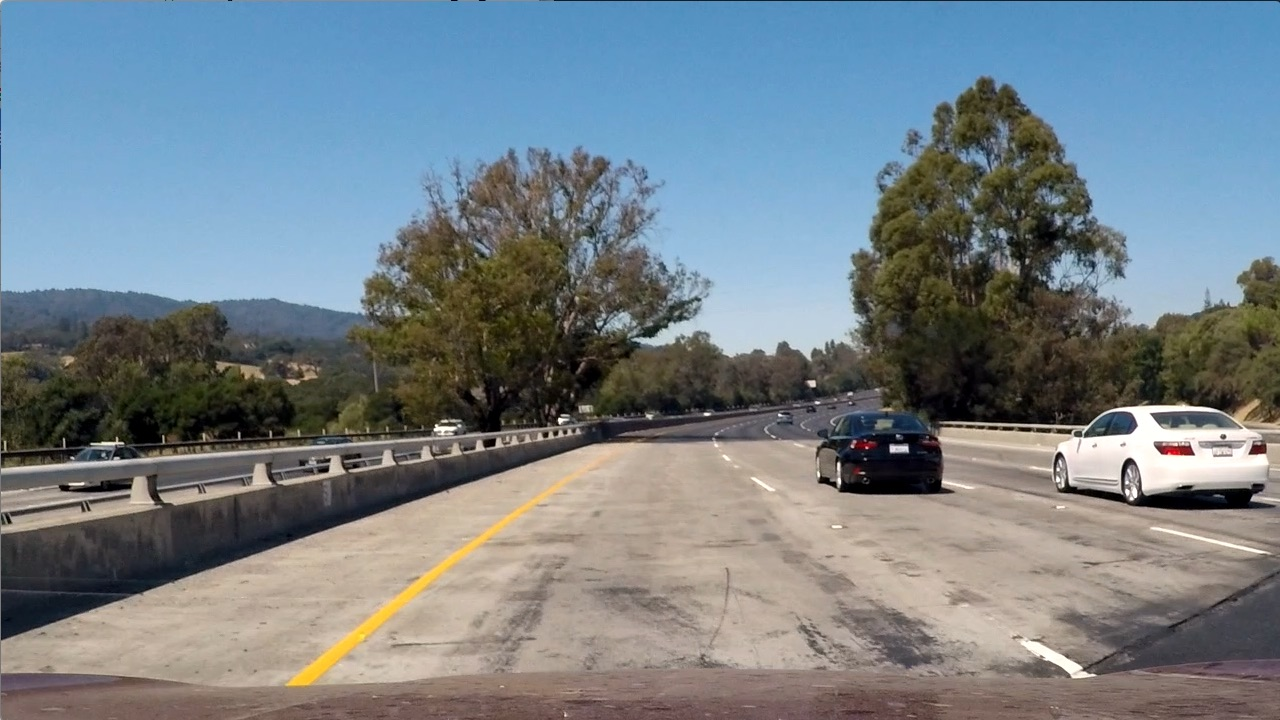
#> input picture test_images/test1.jpg, 1280 x 720 px; its folder holds only this picture in this run
$ jupyter execute --allow-errors 'Vehicle Detection.ipynb'   (shell and % lines are left out)   (older library calls are emulated)
#> lines starting #> are read from the running program, lines starting #| are printed output that depends on the picture
[cell 1]
##Reading the training images for training SVM
import glob
import cv2
import numpy as np
import matplotlib.image as mpimg
from sklearn.utils import shuffle
training_images_car=glob.glob('training-data/vehicles/**/*.png')
training_images_notcar=glob.glob('training-data/non-vehicles/**/*.png')
X_train_image=[]
y=[]
for image in training_images_car:
    image=mpimg.imread(image)
    X_train_image.append(image)
    y.append([1])
for image in training_images_notcar:
    image=mpimg.imread(image)
    X_train_image.append(image)
    y.append([0])
X_train_image=np.array(X_train_image)
y=np.array(y)
X_train_image, y=shuffle(X_train_image, y)

[cell 2]
##Visualizing Random Car and non-car images
import matplotlib.pyplot as plt
f, ax = plt.subplots(2,4)
#> (the rest of this cell did not finish here and is left out)

[cell 3]
##Extracting the HOG features
import numpy as np
import cv2
from skimage.feature import hog
# Define a function to return HOG features and visualization
def get_hog_features(img, orient, pix_per_cell, cell_per_block,
                        vis=False, feature_vec=True):
    # Call with two outputs if vis==True
    if vis == True:
        features, hog_image = hog(img, orientations=orient,
                                  pixels_per_cell=(pix_per_cell, pix_per_cell),
                                  cells_per_block=(cell_per_block, cell_per_block),
                                  transform_sqrt=False,
                                  visualise=vis, feature_vector=feature_vec)
        return features, hog_image
    # Otherwise call with one output
    else:
        features = hog(img, orientations=orient,
                       pixels_per_cell=(pix_per_cell, pix_per_cell),
                       cells_per_block=(cell_per_block, cell_per_block),
                       transform_sqrt=False,
                       visualise=vis, feature_vector=feature_vec)
        return features

#> (a cell that did not finish here is left out)

[cell 5]
# Define a function to extract features from a list of images
# Have this function call bin_spatial() and color_hist()
def extract_features(imgs, color_space='RGB', spatial_size=(32, 32),
                        hist_bins=32, orient=9,
                        pix_per_cell=8, cell_per_block=2, hog_channel=0):
    # Create a list to append feature vectors to
#> called with color_space = 'YUV', spatial_size = (32, 32), hist_bins = 32, orient = 11, pix_per_cell = 16, cell_per_block = 2, hog_channel = 'ALL'
    features = []
    # Iterate through the list of images
    for image in imgs:
        # Read in each one by one
        #image = mpimg.imread(file)
        # apply color conversion if other than 'RGB'
        if color_space != 'RGB':
            if color_space == 'HSV':
                feature_image = cv2.cvtColor(image, cv2.COLOR_RGB2HSV)
            elif color_space == 'LUV':
                feature_image = cv2.cvtColor(image, cv2.COLOR_RGB2LUV)
            elif color_space == 'HLS':
                feature_image = cv2.cvtColor(image, cv2.COLOR_RGB2HLS)
            elif color_space == 'YUV':
                feature_image = cv2.cvtColor(image, cv2.COLOR_RGB2YUV)
            elif color_space == 'YCrCb':
                feature_image = cv2.cvtColor(image, cv2.COLOR_RGB2YCrCb)
        else: feature_image = np.copy(image)
        # Call get_hog_features() with vis=False, feature_vec=True
        if hog_channel == 'ALL':
            hog_features = []
            for channel in range(feature_image.shape[2]):
                hog_features.append(get_hog_features(feature_image[:,:,channel],
                                        orient, pix_per_cell, cell_per_block,
                                        vis=False, feature_vec=True))
            hog_features = np.ravel(hog_features)
        else:
            hog_features = get_hog_features(feature_image[:,:,hog_channel], orient,
                            pix_per_cell, cell_per_block, vis=False, feature_vec=True)
        # Append the new feature vector to the features list
        features.append(hog_features)
#> further down, test_img is the input picture: shape (720, 1280, 3); mean R, G, B 117.5, 128.7, 135.5
    # Return list of feature vectors
    return features

[cell 6]
color_space = 'YUV' # Can be RGB, HSV, LUV, HLS, YUV, YCrCb
orient = 11  # HOG orientations
pix_per_cell = 16 # HOG pixels per cell
cell_per_block = 2 # HOG cells per block
y_start_stop = [None, None] # Min and max in y to search in slide_window()

features = extract_features(list(X_train_image), color_space=color_space,
                        orient=orient, pix_per_cell=pix_per_cell,
                        cell_per_block=cell_per_block, hog_channel='ALL')
features=np.array(features)

[cell 7]
from sklearn.model_selection import train_test_split
#> (the rest of this cell did not finish here and is left out)

[cell 8]
##Training the SVM with default parameters
from sklearn.svm import LinearSVC
svc=LinearSVC()
#> (the rest of this cell did not finish here and is left out)

[cell 9]
def find_cars(img, ystart, ystop, scale, svc, orient, pix_per_cell, cell_per_block):

#> called with ystart = 400, ystop = 656, scale = 1.5, orient = 11, pix_per_cell = 16, cell_per_block = 2
    draw_img = np.copy(img)
    img = img.astype(np.float32)/255

    img_tosearch = img[ystart:ystop,:,:]
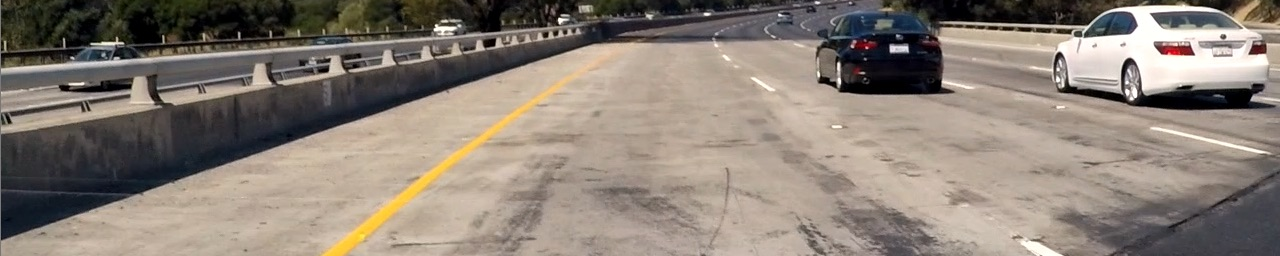
#> img_tosearch: shape (256, 1280, 3) float32; mean of channels 0, 1, 2 0.542, 0.5, 0.462; drawn as R, G, B
    ctrans_tosearch = cv2.cvtColor(img_tosearch, cv2.COLOR_RGB2YUV)
#> ctrans_tosearch: shape (256, 1280, 3) float32; mean of channels 0, 1, 2 0.508, 0.477, 0.529
    if scale != 1:
        imshape = ctrans_tosearch.shape
#> imshape = (256, 1280, 3)
        ctrans_tosearch = cv2.resize(ctrans_tosearch, (np.int(imshape[1]/scale), np.int(imshape[0]/scale)))
#> ctrans_tosearch: shape (170, 853, 3) float32; mean of channels 0, 1, 2 0.508, 0.477, 0.529

    ch1 = ctrans_tosearch[:,:,0]
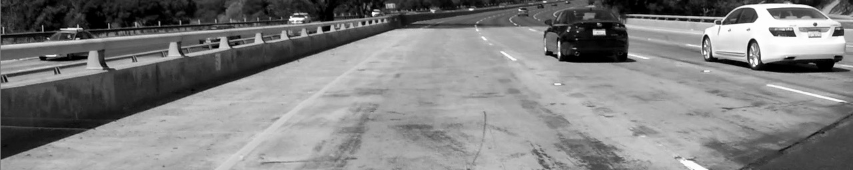
#> ch1: shape (170, 853) float32; min 0, max 1, mean 0.508
    ch2 = ctrans_tosearch[:,:,1]
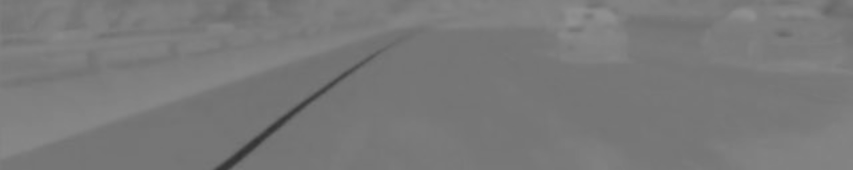
#> ch2: shape (170, 853) float32; min 0.197, max 0.568, mean 0.477
    ch3 = ctrans_tosearch[:,:,2]
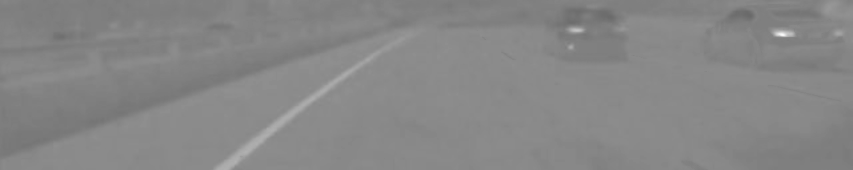
#> ch3: shape (170, 853) float32; min 0.416, max 0.981, mean 0.529

    # Define blocks and steps as above
    nxblocks = (ch1.shape[1] // pix_per_cell) - cell_per_block + 1
#> nxblocks = 52
    nyblocks = (ch1.shape[0] // pix_per_cell) - cell_per_block + 1
#> nyblocks = 9
    nfeat_per_block = orient*cell_per_block**2

    # 64 was the orginal sampling rate, with 8 cells and 8 pix per cell
    window = 64
    nblocks_per_window = (window // pix_per_cell) - cell_per_block + 1
    cells_per_step = 2  # Instead of overlap, define how many cells to step
    nxsteps = (nxblocks - nblocks_per_window) // cells_per_step + 1
#> nxsteps = 25
    nysteps = (nyblocks - nblocks_per_window) // cells_per_step + 1
#> nysteps = 4

    # Compute individual channel HOG features for the entire image
    hog1 = get_hog_features(ch1, orient, pix_per_cell, cell_per_block, feature_vec=False)
    hog2 = get_hog_features(ch2, orient, pix_per_cell, cell_per_block, feature_vec=False)
    hog3 = get_hog_features(ch3, orient, pix_per_cell, cell_per_block, feature_vec=False)
    rectangles=[]
    for xb in range(nxsteps):
        for yb in range(nysteps):
            ypos = yb*cells_per_step
            xpos = xb*cells_per_step
            # Extract HOG for this patch
            hog_feat1 = hog1[ypos:ypos+nblocks_per_window, xpos:xpos+nblocks_per_window].ravel()
            hog_feat2 = hog2[ypos:ypos+nblocks_per_window, xpos:xpos+nblocks_per_window].ravel()
            hog_feat3 = hog3[ypos:ypos+nblocks_per_window, xpos:xpos+nblocks_per_window].ravel()
            hog_features = np.hstack((hog_feat1, hog_feat2, hog_feat3))
            #print(hog_features.reshape(1,-1).shape)
            xleft = xpos*pix_per_cell
            ytop = ypos*pix_per_cell
            # Scale features and make a prediction
            hog_features=hog_features.reshape(1,-1)
            #test_features = scaler.transform(hog_features)
            #test_features = scaler.transform(np.hstack((shape_feat, hist_feat)).reshape(1, -1))
            test_prediction = svc.predict(hog_features)

            if test_prediction == 1:
                xbox_left = np.int(xleft*scale)
                ytop_draw = np.int(ytop*scale)
                win_draw = np.int(window*scale)
                rectangles.append(((xbox_left, ytop_draw+ystart),(xbox_left+win_draw,ytop_draw+win_draw+ystart)))
#> after the loop, rectangles = []
    return rectangles

[cell 10]
# [7 lines left out: function draw_boxes, not called in this run]

[cell 11]
##Undistortion on a test image
images = glob.glob('test_images/test*.jpg')
#> (the rest of this cell did not finish here and is left out)

$ run again, on test_images/test5.jpg
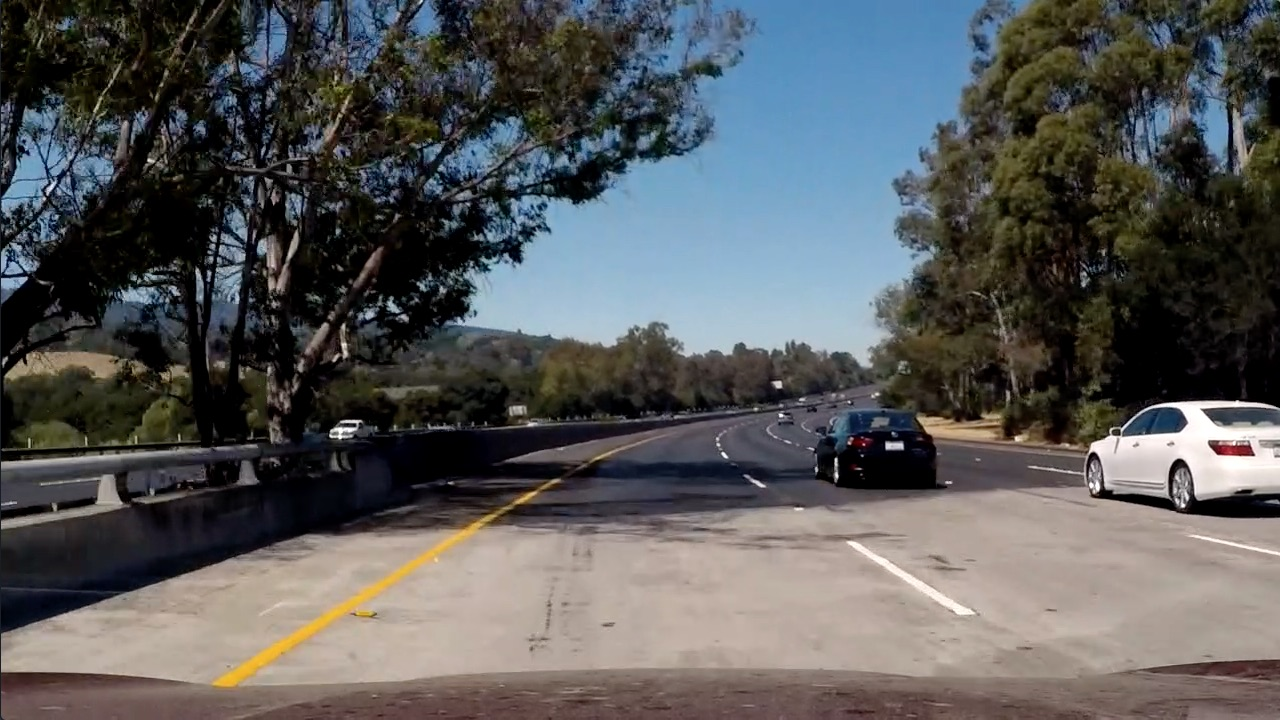
#> input picture test_images/test5.jpg, 1280 x 720 px
#> test_img is the input picture: shape (720, 1280, 3); mean R, G, B 88.5, 89.3, 89.8
#> in find_cars, `ch1 = ctrans_tosearch[:,:,0]`:
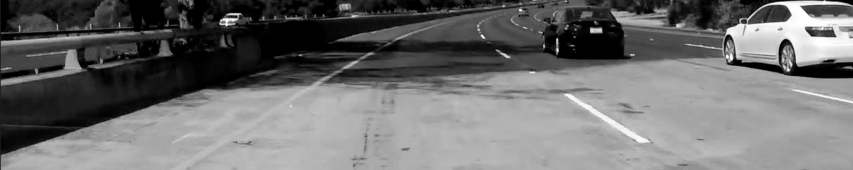
#> ch1: shape (170, 853) float32; min 0, max 1, mean 0.439
#> in find_cars, `ch3 = ctrans_tosearch[:,:,2]`:
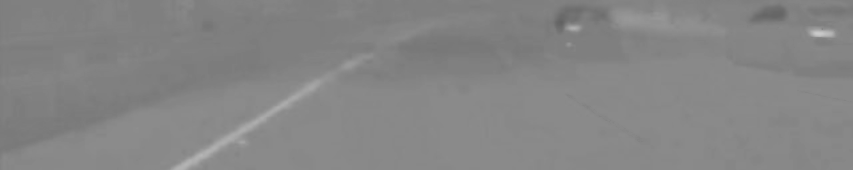
#> ch3: shape (170, 853) float32; min 0.381, max 0.796, mean 0.524
#> after the loop in find_cars, `for xb in range(nxsteps):`: rectangles = []

$ run again, on test_images/test6.jpg
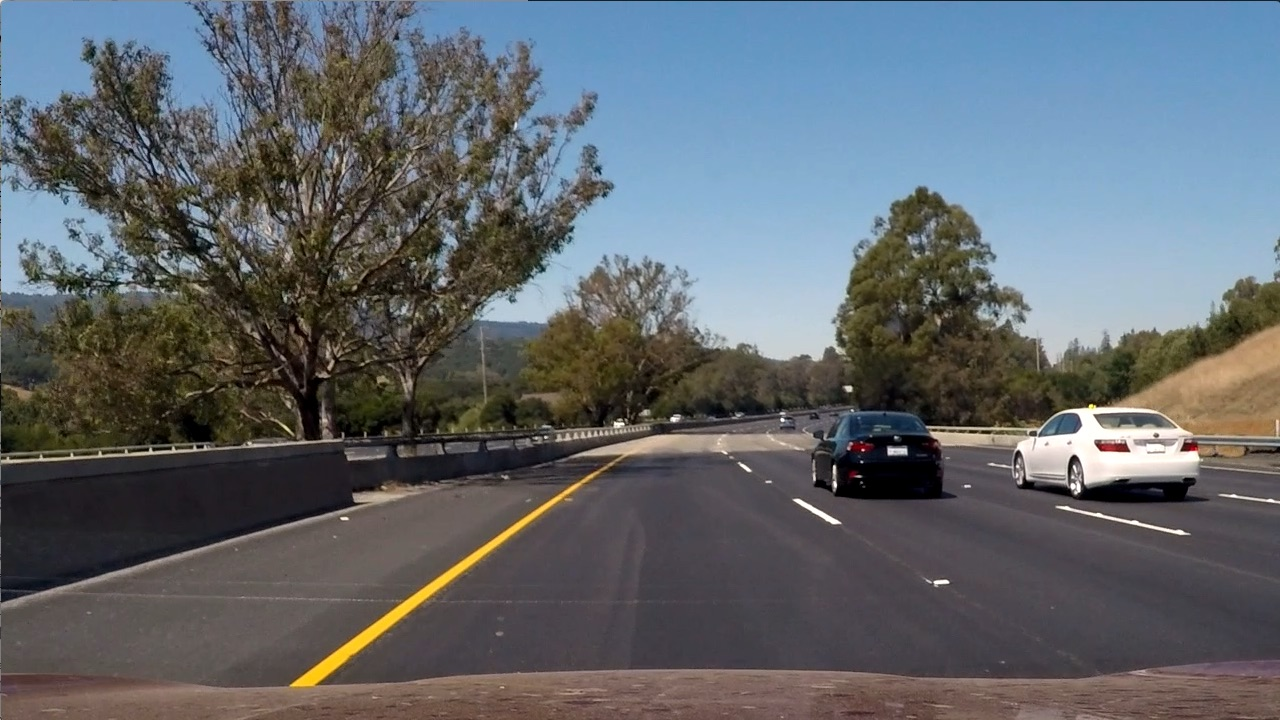
#> input picture test_images/test6.jpg, 1280 x 720 px
#> test_img is the input picture: shape (720, 1280, 3); mean R, G, B 97, 102.6, 107.9
#> in find_cars, `ch1 = ctrans_tosearch[:,:,0]`:
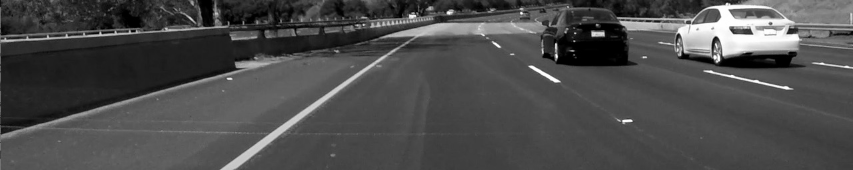
#> ch1: shape (170, 853) float32; min 0, max 1, mean 0.299
#> in find_cars, `ch3 = ctrans_tosearch[:,:,2]`:
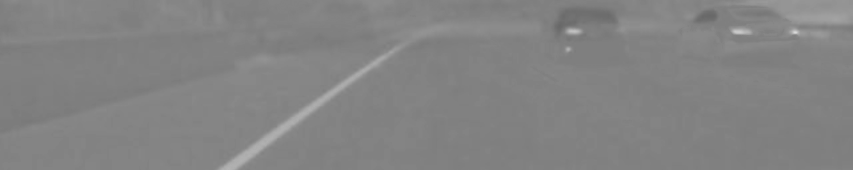
#> ch3: shape (170, 853) float32; min 0.408, max 0.858, mean 0.516
#> after the loop in find_cars, `for xb in range(nxsteps):`: rectangles = []

$ run again, on test_images/test2.jpg
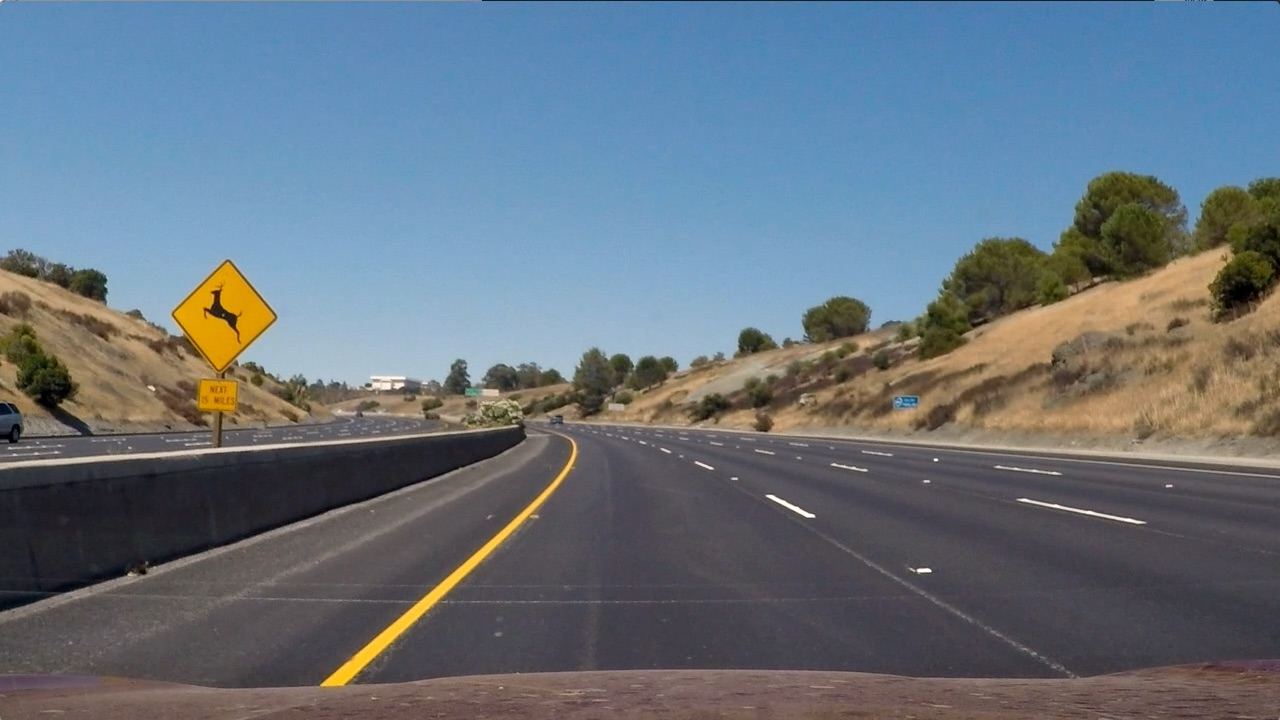
#> input picture test_images/test2.jpg, 1280 x 720 px
#> test_img is the input picture: shape (720, 1280, 3); mean R, G, B 102.8, 114.6, 125.5
#> in find_cars, `ch1 = ctrans_tosearch[:,:,0]`:
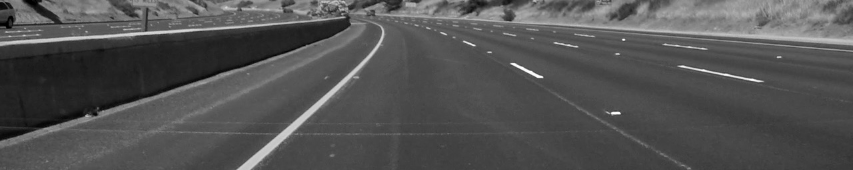
#> ch1: shape (170, 853) float32; min 0.000617, max 0.997, mean 0.327
#> in find_cars, `ch3 = ctrans_tosearch[:,:,2]`:
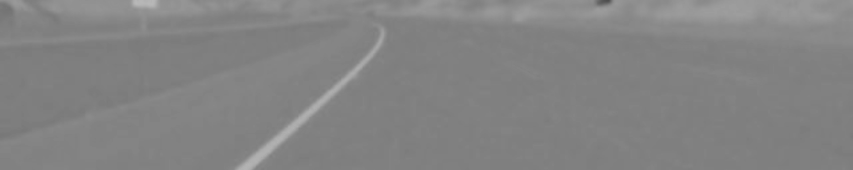
#> ch3: shape (170, 853) float32; min 0.308, max 0.722, mean 0.516
#> after the loop in find_cars, `for xb in range(nxsteps):`: rectangles = []

$ run again, on test_images/test3.jpg
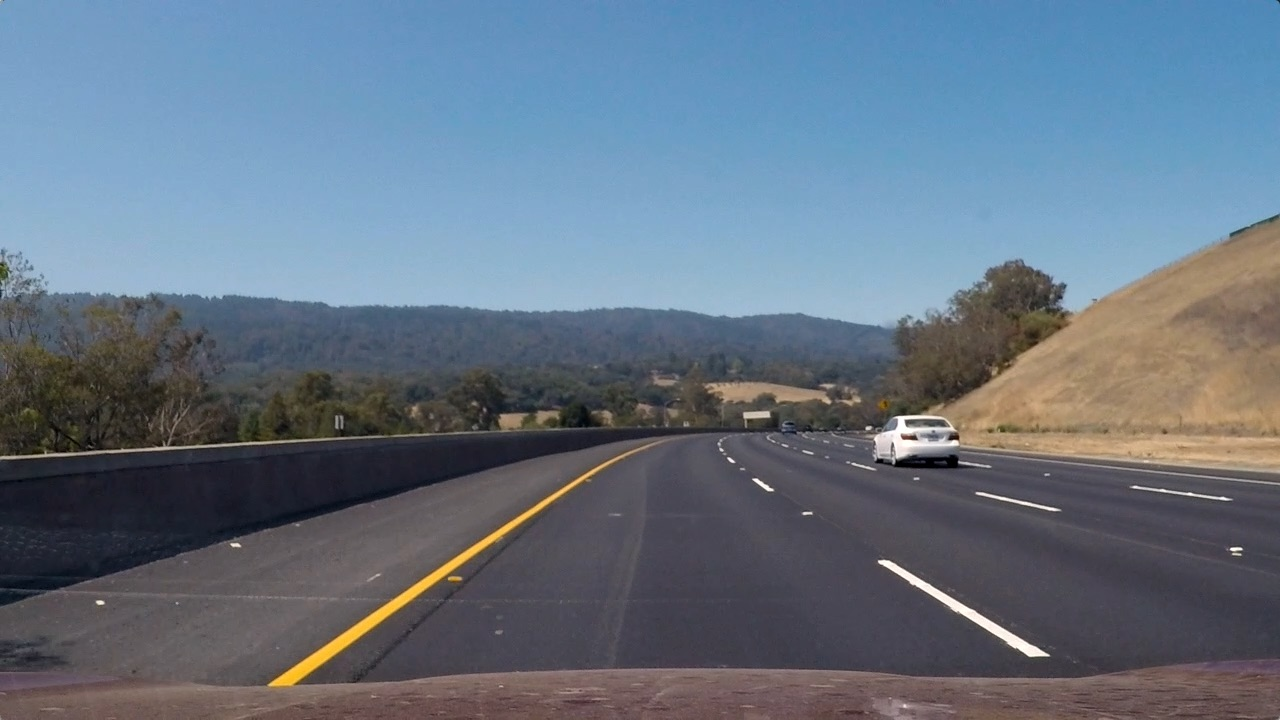
#> input picture test_images/test3.jpg, 1280 x 720 px
#> test_img is the input picture: shape (720, 1280, 3); mean R, G, B 101.1, 115.3, 130.7
#> in find_cars, `ch3 = ctrans_tosearch[:,:,2]`:
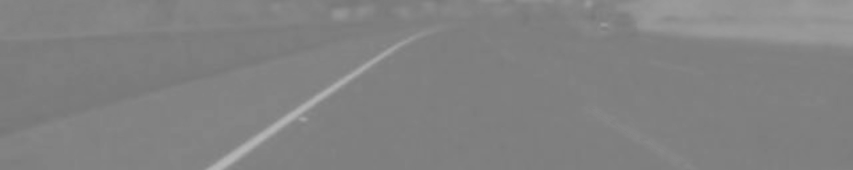
#> ch3: shape (170, 853) float32; min 0.465, max 0.712, mean 0.511
#> after the loop in find_cars, `for xb in range(nxsteps):`: rectangles = []
